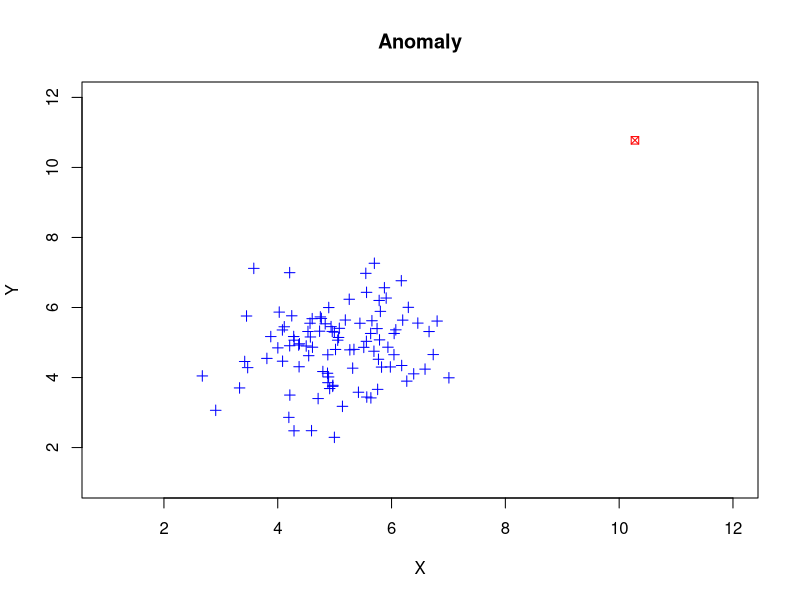

Here is the R script that generated this plot:
## ---- chunk 1
x <- rnorm(100,mean=5,sd=1)
x[1] <- x[1]+5
y <- rnorm(100,mean=5,sd=1)
y[1] <- y[1]+5
plot(x[2:100],y[2:100],col="blue",main="Anomaly",xlab="X",ylab="Y",
     xlim = c(1,12),ylim=c(1,12),pch=3)
points(x=x[1],y=y[1],col="red",pch=7)

## ---- chunk 2
2+2
